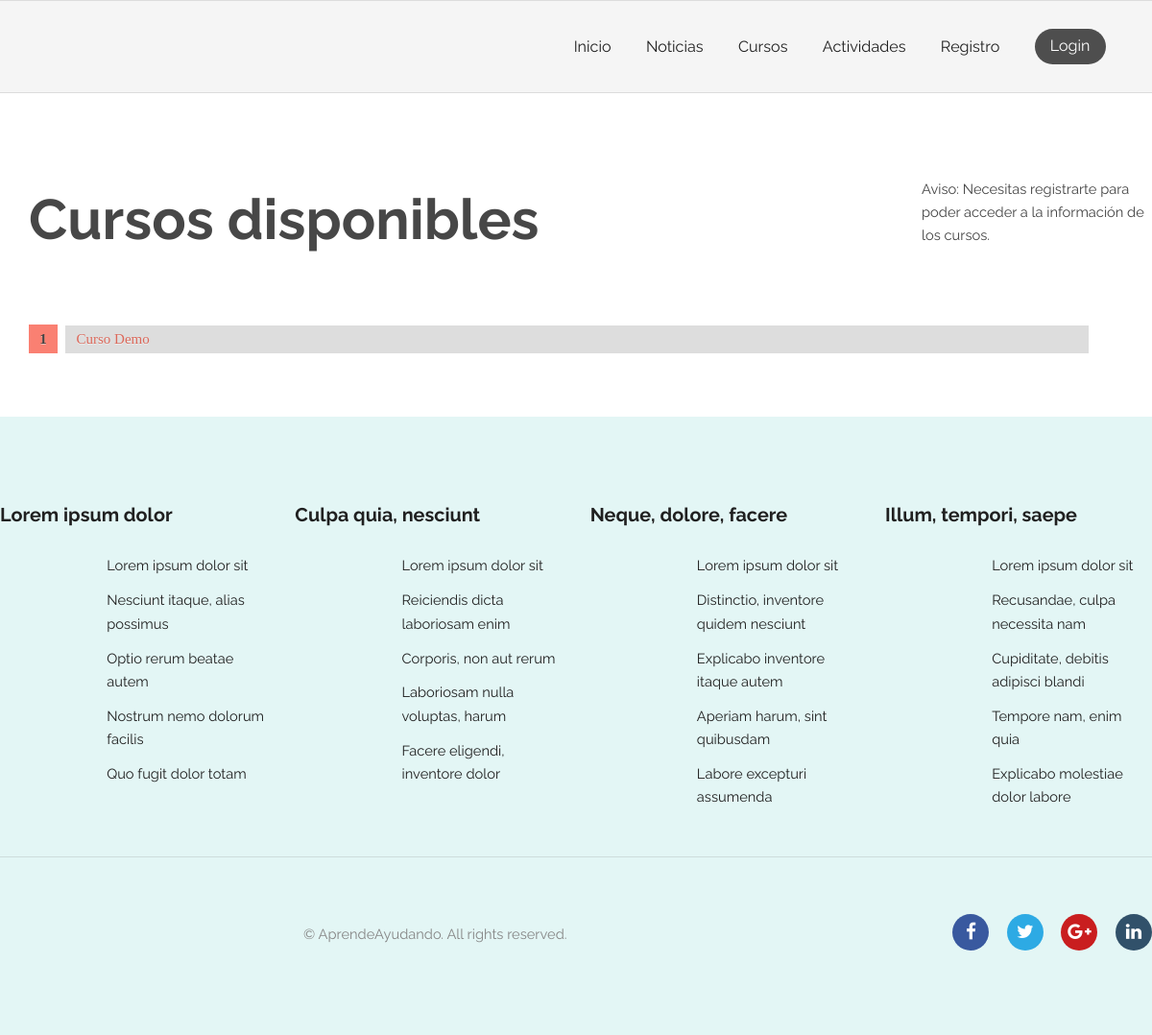
Page /courses/ on the earlier database version.
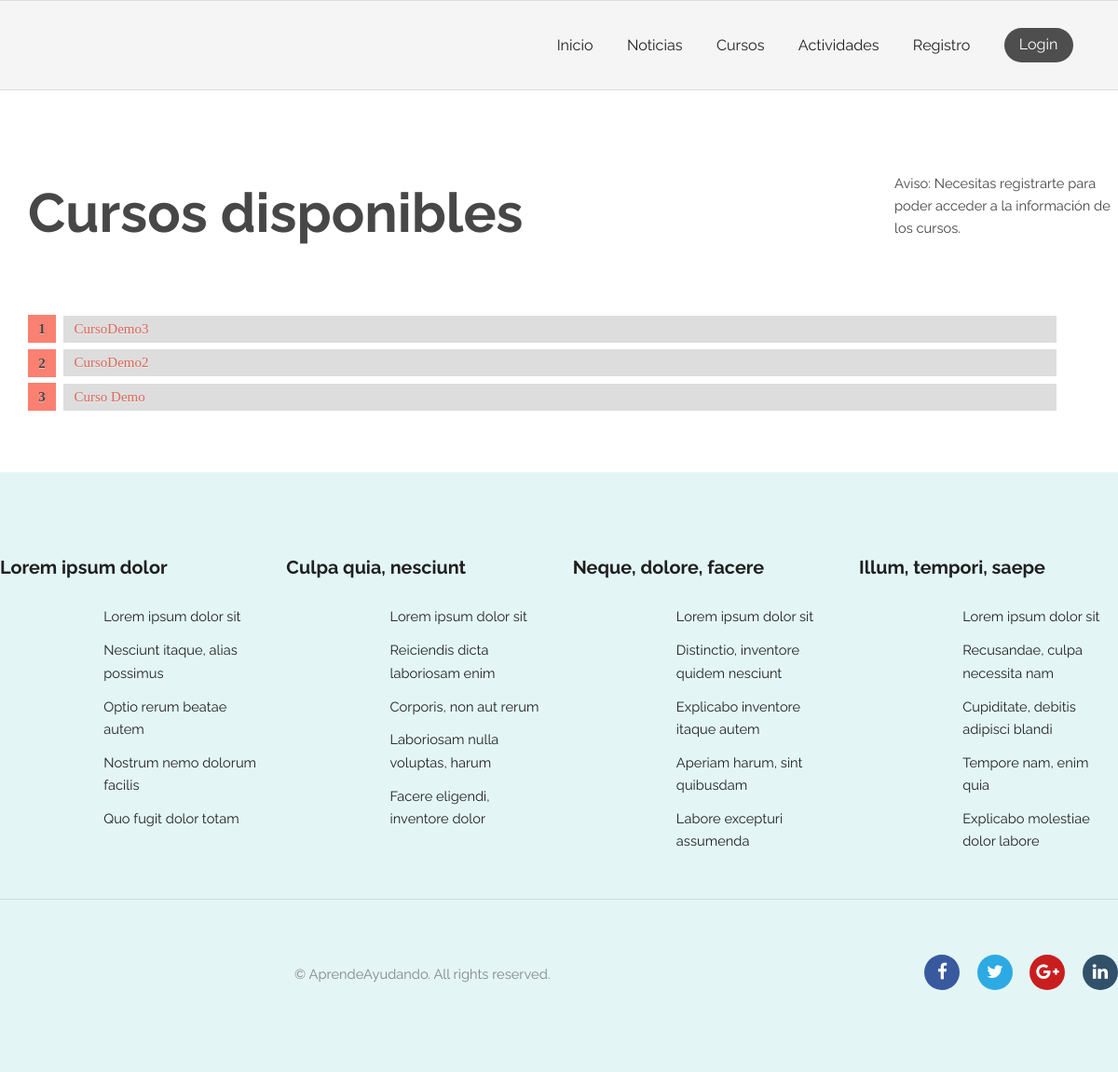
Same page on the later database version.
### courses/models.py (models this page shows, shortened)
class Course(models.Model):
    title = models.CharField(max_length=200)
    pub_date = models.DateTimeField(verbose_name="date published", auto_now_add=True)
    enrolled_users = models.ManyToManyField(get_user_model(), related_name="courses", blank=True)
    banned_users = models.ManyToManyField(get_user_model(), related_name="coursesBanned", blank=True)
    teacher = models.ForeignKey(get_user_model(), null=True, on_delete=models.CASCADE, limit_choices_to={'groups__name':'Profesor'})
    description = models.CharField(max_length=1000, blank=True)
    class Meta:
        verbose_name = "Curso"
        verbose_name_plural = "Cursos"

### courses/views.py (the view)
# urls.py: path('', views.index, name='index'), # /activity/
def index(request):
    courseList = Course.objects.order_by('-pub_date')[:5]
    is_teacher = False
    if request.user.has_perm('courses.add_course'):
        is_teacher = True
    context = {
        'courseList': courseList,
        'is_teacher': is_teacher,
        'filtered_by_enrolled': False
    }
    return render(request, 'courses/index.html', context)

### AprendeAyudando/templatetags/auth_extras.py (called while the page is built)
@register.filter(name='has_group')
def has_group(user, group_name):
    try:
        group = Group.objects.get(name=group_name)
        return True if group in user.groups.all() else False
    except Group.DoesNotExist:
        return False

@register.filter(name='is_guest')
def is_guest(user):
    return not user.is_authenticated

@register.filter(name='is_owner')
def is_owner(user, request_user):
    return True if user==request_user else False

### AprendeAyudando/templates/courses/index.html (shortened to what this page needs)
{% extends "registration/base.html" %}
{% block content %}
<section class="wrapper login">
    {% load static %}
    {% load auth_extras %}
    <link rel="stylesheet" type="text/css" href="{% static 'courses/style.css' %}">
    <div class="container 100%">
        <div class="courseElement">
            <div class="courseElementLeft">
                {% if filtered_by_enrolled %}
                    <h2 class="courseTitle">Tus cursos</h2>
                {% else %}
                    <h2 class="courseTitle">Cursos disponibles</h2>
                {% endif %}
            </div>
            <div class="courseElementRight">
                {% if is_teacher %}
                    <a style="margin-top: 25px;" href="{% url 'courses:create' %}" class="button pink">Añadir curso</a>
                {% elif user|has_group:"EntidadPublicoPrivada" %}
                    <p>Aviso: Necesitas ser Estudiante para poder acceder a la información de los cursos.</p>
                {% elif user|is_guest %}
                    <p>Aviso: Necesitas registrarte para poder acceder a la información de los cursos.</p>
                {% endif %}
            </div>
            <div class="courseElementContent">
                {% if courseList %}
                <ol id="prettyList" style="width:92%;">
                    {% for course in courseList %}
                        {% if user|is_owner:course.teacher or user|has_group:"Estudiante" or user.is_superuser %}
                            <li id="prettyListItem"><a href="{% url 'courses:join' course.id %}">{{ course.title }}</a></li>
                        {% else %}
                            <li id="prettyListItem"><span style="color:#db685a;">{{ course.title }}</span></li>
                        {% endif %}
                    {% endfor %}
                </ol>
                {% else %}
                    <p>Lo sentimos, no hay cursos disponibles.</p>
                {% endif %}
            </div>
        </div>
    </div>
</section>
{% endblock %}

Differences in the rows shown:
added Course: title "CursoDemo3"
added Course: title "CursoDemo2"
